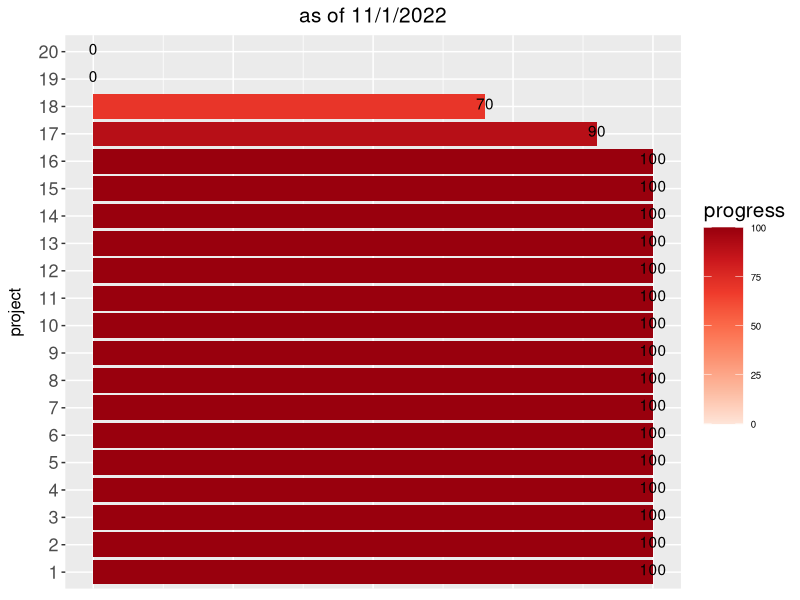

Write R code to recreate this figure.
## ---- chunk 1
knitr::opts_chunk$set(echo = TRUE)
library(tidyverse)
## ---- chunk 2
###### https://rstudio-pubs-static.s3.amazonaws.com/215319_ac67755c296b441dac7b24b48fc30156.html
project_progress=data.frame(project=seq(1,20), progress=c(100, 100, 100, 100, 100, 100, 100, 100, 100, 100, 100, 100,100,100,100, 100,90, 70,0,0))
bp.y <- ggplot(data =project_progress, aes(x = factor(project), y = progress)) + 
    geom_bar(stat = "identity", aes(fill = progress))+ 
  labs(x = "project")+
  geom_text(aes(label=progress), position=position_dodge(width=0.8), vjust=0.25, color="black")+  # add numbers over bars+
coord_flip()+ 
 theme_gray() +
    theme(axis.title.x = element_blank(), axis.text.x = element_blank(),
          axis.ticks.x = element_blank(), axis.text.y = element_text(size = 13), 
          axis.title.y = element_text(size = 12, margin = margin(0,10,0,0), angle =90 ), # this adjusts "project" on y axis 
          legend.position="none") + 
    scale_fill_distiller(name = "progress", palette = "Reds", direction = 1) + 
  theme(legend.position = "right", legend.direction = "vertical",
          legend.title = element_text(size = 15), legend.key.size = unit(1,"cm"),
          legend.text = element_text(size = 7))+
  ggtitle("as of 11/1/2022")+  # add title information 
  theme(plot.title = element_text(hjust = 0.5, size=15)) #center the title
bp.y
